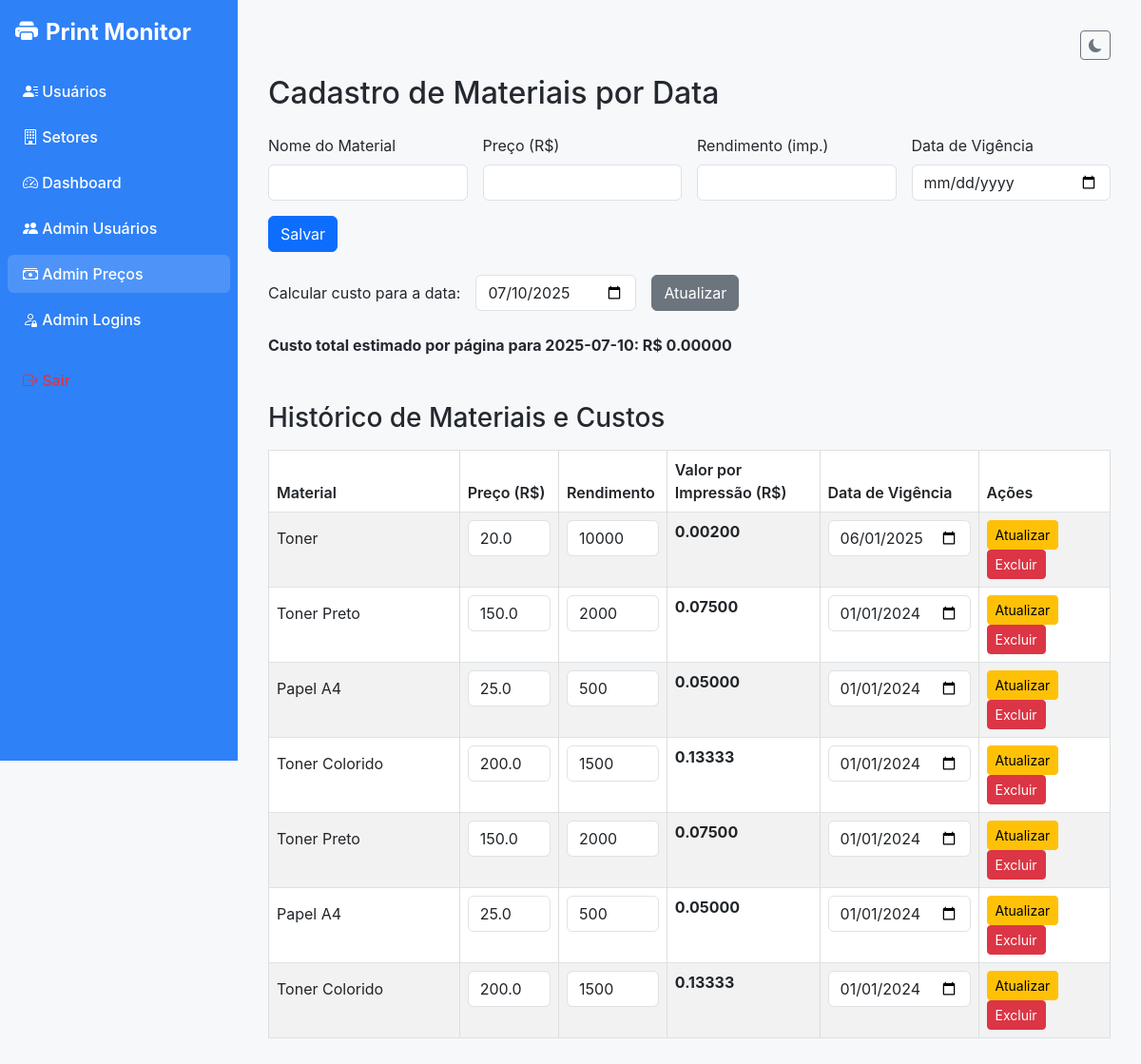
The app's page /admin/precos (signed in) with its own data.
### tables this page shows
CREATE TABLE materiais (
            id INTEGER PRIMARY KEY AUTOINCREMENT,
            nome TEXT NOT NULL,
            preco REAL NOT NULL,
            rendimento INTEGER NOT NULL,
            data_inicio TEXT NOT NULL
        , valor [REAL]);

### servidor.py (the view, shortened to what this page needs)
@app.route("/admin/precos", methods=["GET", "POST"])
@admin_required
def admin_precos():
    conn = sqlite3.connect(DB)
    conn.row_factory = sqlite3.Row
    message = None
    data_ref = request.args.get("data_ref")
    custo_total = 0.0
    materiais = conn.execute(
        "SELECT nome, preco, rendimento, valor, data_inicio FROM materiais ORDER BY data_inicio DESC"
    ).fetchall()
    if data_ref:
        if validate_date(data_ref):
            materiais_ativos = conn.execute(
                "SELECT valor FROM materiais WHERE date(data_inicio) <= date(?)",
                (data_ref,),
            ).fetchall()
            custo_total = sum(row["valor"] for row in materiais_ativos)
        else:
            flash("Data de referência inválida", "warning")
    else:
        data_ref = datetime.now().date().isoformat()
    conn.close()
    return render_template(
        "admin_precos.html",
        materiais=materiais,
        custo_total=custo_total,
        data_ref=data_ref,
        message=message,
    )

### servidor.py (called while the page is built)
def admin_required(f):
    @wraps(f)
    def wrapper(*args, **kwargs):
        if not session.get("is_admin"):
            return "Acesso negado: apenas administradores", 403
        return f(*args, **kwargs)
    return wrapper

### templates/admin_precos.html (shortened to what this page needs)
{% extends "base.html" %}
{% block content %}
<h2 class="mb-4">Cadastro de Materiais por Data</h2>
<form method="post" class="row g-3 mb-4">
  <div class="col-md-3">
    <label class="form-label">Nome do Material</label>
    <input type="text" class="form-control" name="nome" required>
  </div>
  <div class="col-md-3">
    <label class="form-label">Preço (R$)</label>
    <input type="number" step="0.01" class="form-control" name="preco" required>
  </div>
  <div class="col-md-3">
    <label class="form-label">Rendimento (imp.)</label>
    <input type="number" class="form-control" name="rendimento" required>
  </div>
  <div class="col-md-3">
    <label class="form-label">Data de Vigência</label>
    <input type="date" class="form-control" name="data_inicio" required>
  </div>
  <div class="col-12">
    <button type="submit" class="btn btn-primary">Salvar</button>
  </div>
</form>
<form method="get" action="{{ url_for('admin_precos') }}" class="mb-4 row g-3 align-items-center">
  <div class="col-auto">
    <label for="data_ref" class="col-form-label">Calcular custo para a data:</label>
  </div>
  <div class="col-auto">
    <input type="date" id="data_ref" name="data_ref" class="form-control" value="{{ data_ref }}">
  </div>
  <div class="col-auto">
    <button type="submit" class="btn btn-secondary">Atualizar</button>
  </div>
</form>
<p><strong>Custo total estimado por página para {{ data_ref }}: R$ {{ "%.5f"|format(custo_total) }}</strong></p>
<h3 class="mt-5">Histórico de Materiais e Custos</h3>
<table class="table table-bordered table-striped mt-3">
  <thead>
    <tr>
      <th>Material</th>
      <th>Preço (R$)</th>
      <th>Rendimento</th>
      <th>Valor por Impressão (R$)</th>
      <th>Data de Vigência</th>
      <th>Ações</th>
    </tr>
  </thead>
  <tbody>
    {% for mat in materiais %}
    <tr>
      <form method="post" class="d-flex align-items-center">
        <td>
          <input type="text" name="nome" value="{{ mat.nome }}" readonly class="form-control-plaintext" style="min-width: 100px;">
        </td>
        <td>
          <input type="number" step="0.01" name="preco" value="{{ mat.preco }}" class="form-control" style="max-width: 120px;">
        </td>
        <td>
          <input type="number" name="rendimento" value="{{ mat.rendimento }}" class="form-control" style="max-width: 100px;">
        </td>
        <td>
          <strong>{{ "%.5f"|format(mat.valor) }}</strong>
        </td>
        <td>
          <input type="date" name="data_inicio" value="{{ mat.data_inicio }}" class="form-control" style="max-width: 150px;">
        </td>
        <td>
          <button type="submit" name="action" value="update" class="btn btn-sm btn-warning me-2">Atualizar</button>
          <button type="submit" name="action" value="delete" class="btn btn-sm btn-danger" onclick="return confirm('Confirma exclusão do material {{ mat.nome }}?');">Excluir</button>
        </td>
      </form>
    </tr>
    {% endfor %}
  </tbody>
</table>
{% endblock %}

### templates/base.html (shortened to what this page needs)
<!DOCTYPE html>
<html lang="pt-BR">
<head>
  <link rel="stylesheet" href="{{ url_for('static', filename='css/style.css') }}">
  <link rel="stylesheet" href="{{ url_for('static', filename='css/theme.css') }}" />
  <link href="https://cdn.jsdelivr.net/npm/bootstrap@5.3.0/dist/css/bootstrap.min.css" rel="stylesheet" />
  <link href="https://cdn.jsdelivr.net/npm/bootstrap-icons@1.10.5/font/bootstrap-icons.css" rel="stylesheet" />
</head>
<body>
  <nav class="sidebar">
    <div class="px-3 mb-4">
      <a class="navbar-brand text-white fs-4 fw-bold d-flex align-items-center gap-2" href="{{ url_for('home') }}">
        <i class="bi bi-printer-fill"></i> Print Monitor
      </a>
    </div>
    <ul class="nav flex-column px-2">
      <li class="nav-item">
        <a class="nav-link {% if request.endpoint == 'all_users' %}active{% endif %}" href="{{ url_for('all_users') }}">
          <i class="bi bi-person-lines-fill"></i> Usuários
        </a>
      </li>
      <li class="nav-item">
        <a class="nav-link {% if request.endpoint == 'painel_setores' %}active{% endif %}" href="{{ url_for('painel_setores') }}">
          <i class="bi bi-building"></i> Setores
        </a>
      </li>
      <li class="nav-item">
        <a class="nav-link {% if request.endpoint == 'dashboard' %}active{% endif %}" href="{{ url_for('dashboard') }}">
          <i class="bi bi-speedometer2"></i> Dashboard
        </a>
      </li>
      {% if session.get('is_admin') %}
      <li class="nav-item">
        <a class="nav-link {% if request.endpoint == 'admin_usuarios' %}active{% endif %}" href="{{ url_for('admin_usuarios') }}">
          <i class="bi bi-people-fill"></i> Admin Usuários
        </a>
      </li>
      <li class="nav-item">
        <a class="nav-link {% if request.endpoint == 'admin_precos' %}active{% endif %}" href="{{ url_for('admin_precos') }}">
          <i class="bi bi-cash-stack"></i> Admin Preços
        </a>
      </li>
      <li class="nav-item">
        <a class="nav-link {% if request.endpoint == 'admin_logins' %}active{% endif %}" href="{{ url_for('admin_logins') }}">
          <i class="bi bi-person-lock"></i> Admin Logins
        </a>
      </li>
      {% endif %}
      <li class="nav-item mt-3">
        <a class="nav-link text-danger" href="{{ url_for('logout') }}">
          <i class="bi bi-box-arrow-right"></i> Sair
        </a>
      </li>
    </ul>
  </nav>
  <main class="main-content">
    <div class="d-flex justify-content-end mb-3">
      <button class="btn btn-outline-secondary btn-sm" id="toggleTheme" aria-label="Alternar tema">
        <i class="bi bi-moon-fill"></i>
      </button>
    </div>
    {% block content %}{% endblock %}
  </main>
</body>
</html>

### static/css/style.css (style rules this page uses)
* { box-sizing: border-box; margin: 0; padding: 0; }
body { font-family: -apple-system, BlinkMacSystemFont, "Segoe UI", Helvetica, Arial, sans-serif; background-color: var(--bg-light); color: var(--text-dark); transition: background-color 0.3s ease, color 0.3s ease; }
a { color: var(--link-color-light); text-decoration: none; transition: color 0.2s ease; }
.sidebar { width: 250px; position: fixed; top: 0; left: 0; height: 100vh; background-color: var(--navbar-bg-light); padding-top: 1rem; overflow-y: auto; z-index: 1040; transition: background-color 0.3s ease; }
.sidebar .nav-link { color: white; margin-bottom: 0.5rem; font-weight: 500; transition: background-color 0.2s ease; }
.sidebar .nav-link.active, .sidebar .nav-link:hover { background-color: rgba(255, 255, 255, 0.15); border-radius: 0.375rem; }
.main-content { margin-left: 250px; padding: 2rem 2rem 4rem; min-height: 100vh; transition: color 0.3s ease, background-color 0.3s ease; }
table { width: 100%; border-collapse: collapse; margin-top: 1rem; border: 1px solid #ddd; transition: color 0.3s ease, border-color 0.3s ease; }
th, td { padding: 12px 15px; border: 1px solid #ddd; text-align: left; }
th { background-color: #f0f3f6; font-weight: 600; }
input, textarea, select { width: 100%; padding: 10px; margin-top: 5px; margin-bottom: 15px; border: 1px solid #ccc; border-radius: 6px; font-size: 1rem; transition: border-color 0.3s ease, background-color 0.3s ease; }

### static/css/theme.css (style rules this page uses)
:root { --bg-light: #f6f8fa; --text-dark: #24292f; --navbar-bg-light: #2f81f7; --link-color-light: #0969da; --link-hover-light: #0a64d4; --bg-dark: #0d1117; --text-light: #c9d1d9; --card-bg-dark: #161b22; --navbar-bg-dark: #161b22; --input-bg-dark: #0d1117; --input-border-dark: #30363d; --hover-dark: #21262d; --scroll-thumb: #484f58; --scroll-track: #0d1117; --link-color-dark: #58a6ff; --link-hover-dark: #79c0ff; --border-color-dark: #30363d; --gap: 20px; --border-radius: 10px; --box-shadow-light: 0 4px 8px rgba(0,0,0,0.1); --box-shadow-hover: 0 8px 16px rgba(0,0,0,0.15); --primary-color: #007bff; --primary-color-hover: #0056b3; --card-bg-light: #ffffff; }

### templates/base.html (style rules this page uses)
:root { --bg-light: #f6f8fa; --text-dark: #24292f; --navbar-bg-light: #2f81f7; --link-color-light: #0969da; --link-hover-light: #0a64d4; --bg-dark: #0d1117; --text-light: #c9d1d9; --card-bg-dark: #161b22; --navbar-bg-dark: #161b22; --input-bg-dark: #0d1117; --input-border-dark: #30363d; --hover-dark: #21262d; --scroll-thumb: #484f58; --scroll-track: #0d1117; --link-color-dark: #58a6ff; --link-hover-dark: #79c0ff; --border-color-dark: #30363d; --gap: 20px; --border-radius: 10px; --box-shadow-light: 0 4px 8px rgba(0,0,0,0.1); --box-shadow-hover: 0 8px 16px rgba(0,0,0,0.15); --primary-color: #007bff; --primary-color-hover: #0056b3; --card-bg-light: #ffffff; }
* { box-sizing: border-box; }
body { background-color: var(--bg-light); color: var(--text-dark); font-family: -apple-system, BlinkMacSystemFont, "Segoe UI", Helvetica, Arial, sans-serif; transition: background-color 0.3s ease, color 0.3s ease; }
a { color: var(--link-color-light); text-decoration: none; transition: color 0.2s ease; }
.sidebar { width: 250px; position: fixed; top: 0; left: 0; height: 100vh; background-color: var(--navbar-bg-light); padding-top: 1rem; overflow-y: auto; z-index: 1040; transition: background-color 0.3s ease; }
.sidebar .nav-link { color: white; margin-bottom: 0.5rem; font-weight: 500; transition: background-color 0.2s ease; }
.sidebar .nav-link.active, .sidebar .nav-link:hover { background-color: rgba(255, 255, 255, 0.15); border-radius: 0.375rem; }
.main-content { margin-left: 250px; padding: 2rem 2rem 4rem; min-height: 100vh; transition: color 0.3s ease, background-color 0.3s ease; }
table { width: 100%; border-collapse: collapse; margin-top: 1rem; border: 1px solid #ddd; transition: color 0.3s ease, border-color 0.3s ease; }
th, td { padding: 12px 15px; border: 1px solid #ddd; text-align: left; }
th { background-color: #f0f3f6; font-weight: 600; }
input, textarea, select { transition: background-color 0.3s ease, border-color 0.3s ease, color 0.3s ease; }

### records on screen
materiais: nome "Toner", preco "20.0", rendimento "10000", valor "0.00200", data_inicio "06/01/2025"
materiais: nome "Toner Preto", preco "150.0", rendimento "2000", valor "0.07500", data_inicio "01/01/2024"
materiais: nome "Papel A4", preco "25.0", rendimento "500", valor "0.05000", data_inicio "01/01/2024"
materiais: nome "Toner Colorido", preco "200.0", rendimento "1500", valor "0.13333", data_inicio "01/01/2024"
materiais: nome "Toner Preto", preco "150.0", rendimento "2000", valor "0.07500", data_inicio "01/01/2024"
materiais: nome "Papel A4", preco "25.0", rendimento "500", valor "0.05000", data_inicio "01/01/2024"
materiais: nome "Toner Colorido", preco "200.0", rendimento "1500", valor "0.13333", data_inicio "01/01/2024"

### other values on screen
{{ data_ref }} "2025-07-10"
{{ "%.5f"|format(custo_total) }} "0.00000"
